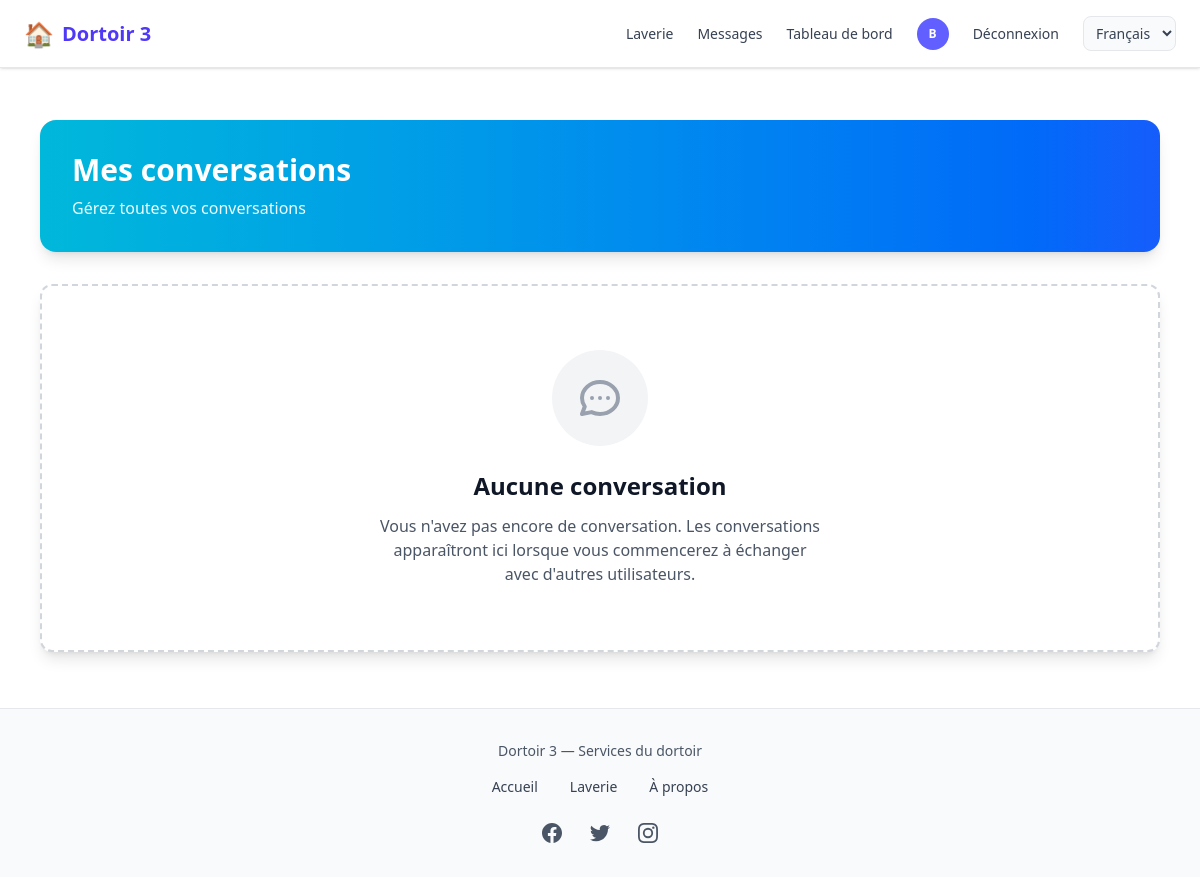
Page /chat/conversations/ (signed in) on the earlier database version.
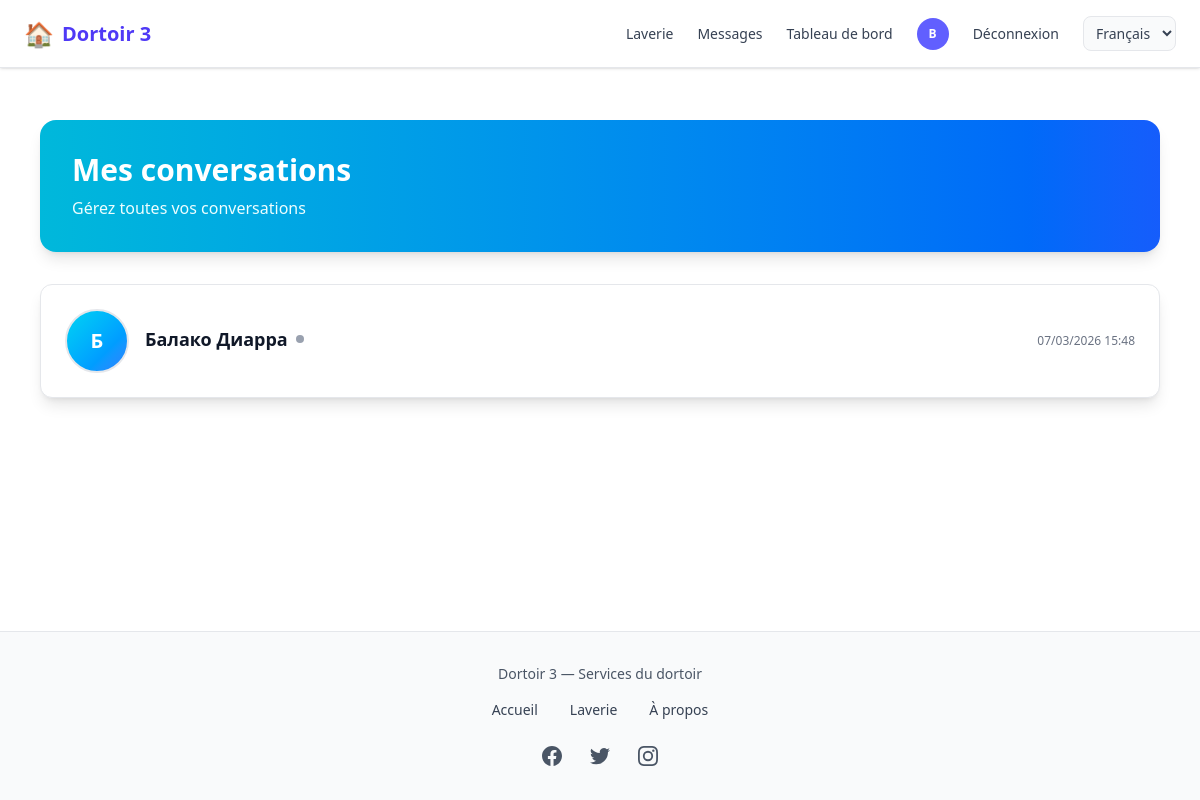
Same page on the later database version.
### chat/models.py (models this page shows)
class Conversation(models.Model):
    participant1 = models.ForeignKey(
        settings.AUTH_USER_MODEL,
        on_delete=models.CASCADE,
        related_name='conversations_as_p1'
    )
    participant2 = models.ForeignKey(
        settings.AUTH_USER_MODEL,
        on_delete=models.CASCADE,
        related_name='conversations_as_p2'
    )
    date_creation = models.DateTimeField(auto_now_add=True)
    class Meta:
        ordering = ['-date_creation']

### comptes/models.py (models this page shows, shortened)
class CustomUser(AbstractUser):
    USER_TYPES = (
        ('ADMIN', 'Administrateur'),
        ('client', 'Client'),
        ('vendeur', 'Vendeur'),
        ('coursier', 'Coursier'),
    )
    user_type = models.CharField(max_length=22, choices=USER_TYPES, default="client")
    email = models.EmailField('Adresse email', unique=True,max_length=50)
    telephone = models.CharField(max_length=20, unique=True, blank=True)
    photo = models.ImageField(upload_to=user_photo_upload_to, null=True, blank=True)
    is_premium = models.BooleanField(default=False)
    GENRE = (('masculin', 'Masculin'), ('feminin', 'Féminin'))
    genre = models.CharField(max_length=22, choices=GENRE, null=True, blank=True)
    date_inscription = models.DateField(auto_now_add=True)
    latitude = models.DecimalField(max_digits=9, decimal_places=6, blank=True, null=True)
    longitude = models.DecimalField(max_digits=9, decimal_places=6, blank=True, null=True)
    last_activity = models.DateTimeField(null=True, blank=True, verbose_name="Dernière activité")
    REQUIRED_FIELDS = ['email', 'user_type']
    @property
    def display_name(self):
        return f"{self.first_name} {self.last_name}" if self.first_name or self.last_name else self.username
    @property
    def is_online(self):
        if not self.last_activity:
            return False
        from django.utils import timezone
        from datetime import timedelta
        return timezone.now() - self.last_activity < timedelta(minutes=5)

### chat/views.py (the view)
# urls.py: path('conversations/', views.mes_conversations, name='mes_conversations'),
@login_required
def mes_conversations(request):
    convs = Conversation.objects.filter(
        Q(participant1=request.user) | Q(participant2=request.user)
    ).distinct().order_by('-date_creation').prefetch_related('messages')[:50]
    conversations = []
    for conv in convs:
        other = _other_participant(conv, request.user)
        last_msg = conv.messages.order_by('-date_envoi').first()
        last_activity = last_msg.date_envoi if last_msg else conv.date_creation
        unread_count = conv.messages.filter(lu=False).exclude(sender=request.user).count()
        conversations.append({
            'conversation': conv,
            'other_participant': other,
            'last_activity': last_activity,
            'unread_count': unread_count,
            'last_message': last_msg,
        })
    return render(request, 'chat/mes_conversations.html', {'conversations': conversations})

### chat/views.py (called while the page is built)
def _other_participant(conv, current_user):
    return conv.participant2 if current_user == conv.participant1 else conv.participant1

### comptes/context_processors.py (called while the page is built)
def notifications_context(request):
    context = {
        'pending_orders_count': 0,
        'packaged_orders_count': 0,
        'unread_messages_count': 0,
    }
    if request.user.is_authenticated:
        from chat.models import Message, Conversation
        conversations = Conversation.objects.filter(
            Q(participant1=request.user) | Q(participant2=request.user)
        )
        context['unread_messages_count'] = Message.objects.filter(
            Q(conversation__in=conversations) & ~Q(sender=request.user),
            lu=False
        ).count()
    return context

### laverie/models.py (called while the page is built)
    @classmethod
    def marquer_tickets_termines(cls):
        from django.utils import timezone
        now = timezone.now()
        return cls.objects.filter(
            statut__in=('reserve', 'en_cours'),
            fin__lt=now,
        ).update(statut='termine')

### templates/chat/mes_conversations.html (shortened to what this page needs)
{% extends 'home.html' %}
{% load static %}
{% block contenu %}
<div class="max-w-7xl mx-auto py-4 sm:py-6 px-3 sm:px-4">
    <div class="bg-gradient-to-r from-cyan-500 to-blue-600 rounded-2xl shadow-lg p-4 sm:p-6 md:p-8 mb-4 sm:mb-6 md:mb-8 text-white">
        <h1 class="text-xl sm:text-2xl md:text-3xl font-bold mb-1 sm:mb-2">Mes conversations</h1>
        <p class="text-cyan-50 text-xs sm:text-sm md:text-base">Gérez toutes vos conversations</p>
    </div>
    {% if conversations %}
    <div class="grid grid-cols-1 gap-4 sm:gap-6">
        {% for item in conversations %}
        <a href="{% url 'chat:conversation_detail' item.conversation.id %}"
           class="bg-white rounded-xl shadow-lg border border-gray-200 overflow-hidden hover:shadow-xl transition-all duration-300 transform hover:-translate-y-1 block">
            <div class="p-4 sm:p-6">
                <div class="flex items-center justify-between">
                    <div class="flex items-center gap-4 flex-1 min-w-0">
                        <div class="flex-shrink-0">
                            {% if item.other_participant.photo %}
                            <img src="{{ item.other_participant.photo.url }}"
                                 alt="{{ item.other_participant.display_name }}"
                                 class="w-12 h-12 sm:w-16 sm:h-16 rounded-full object-cover border-2 border-gray-200">
                            {% else %}
                            <div class="w-12 h-12 sm:w-16 sm:h-16 rounded-full bg-gradient-to-br from-cyan-400 to-blue-500 flex items-center justify-center text-white text-lg sm:text-xl font-bold border-2 border-gray-200">
                                {{ item.other_participant.first_name|first|default:item.other_participant.email|first|upper }}
                            </div>
                            {% endif %}
                        </div>
                        <div class="flex-1 min-w-0">
                            <div class="flex items-center gap-2 mb-1">
                                <h3 class="text-base sm:text-lg font-bold text-gray-900 truncate">
                                    {{ item.other_participant.display_name }}
                                </h3>
                                <span class="w-2 h-2 rounded-full {% if item.other_participant.is_online %}bg-green-400{% else %}bg-gray-400{% endif %}" title="{% if item.other_participant.is_online %}En ligne{% else %}Hors ligne{% endif %}"></span>
                            </div>
                        </div>
                    </div>
                    <div class="flex flex-col items-end gap-2 ml-4">
                        <span class="text-xs text-gray-500">
                            {{ item.last_activity|date:"d/m/Y H:i" }}
                        </span>
                    </div>
                </div>
            </div>
        </a>
        {% endfor %}
    </div>
    {% else %}
    <div class="bg-white rounded-xl shadow-lg p-8 sm:p-12 md:p-16 border-2 border-dashed border-gray-300 text-center">
        <div class="max-w-md mx-auto">
            <div class="bg-gray-100 rounded-full w-20 h-20 sm:w-24 sm:h-24 mx-auto mb-6 flex items-center justify-center">
            </div>
            <h3 class="text-xl sm:text-2xl font-bold text-gray-900 mb-3">Aucune conversation</h3>
            <p class="text-sm sm:text-base text-gray-600">Vous n'avez pas encore de conversation. Les conversations apparaîtront ici lorsque vous commencerez à échanger avec d'autres utilisateurs.</p>
        </div>
    </div>
    {% endif %}
</div>
{% endblock %}

Differences in the rows shown:
added Conversation: other_participant.first_name|first "Б", other_participant.display_name "Балако Диарра", last_activity "07/03/2026 15:48"
Other differences:
text no longer shown: "Aucune conversation Vous n'avez pas encore de conversation. Les conversations apparaîtront ici lorsque vous commencerez à échanger avec d'autres utilisateurs."
